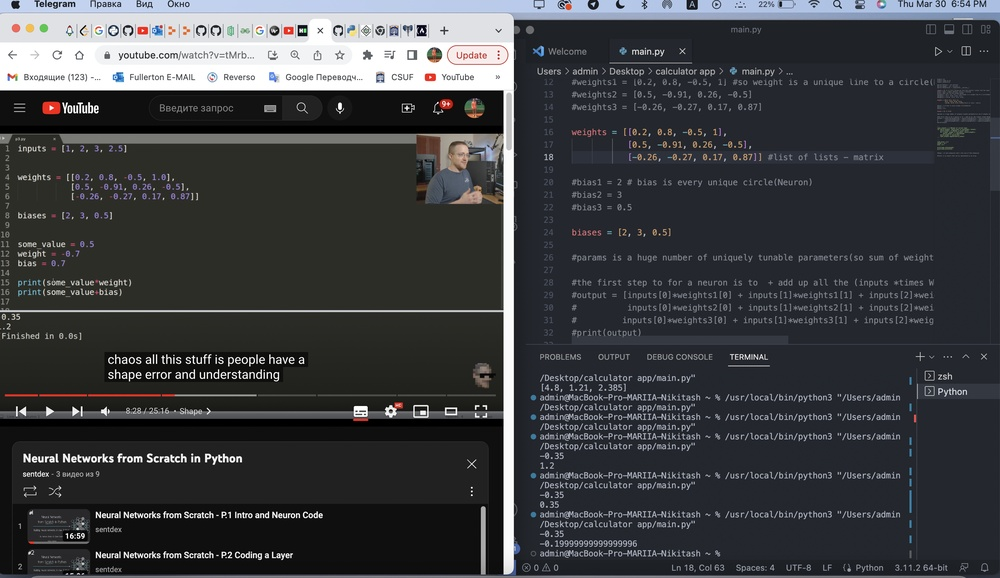
#> input picture images/PracImage.jpg, 1000 x 578 px, shrunk from 2872 x 1660 before the run, found by its file name
$ python vid5.py
#> lines starting #> are read from the running program, lines starting #| are printed output that depends on the picture
import cv2

img = cv2.imread('images/PracImage.jpg')
#> img is the input picture: shape (578, 1000, 3); mean B, G, R 65.6, 62.6, 60.9

img = cv2.cvtColor(img, cv2.COLOR_BGR2LAB) #HSV
#> img: shape (578, 1000, 3); mean of channels 0, 1, 2 63.9, 128.1, 126

img = cv2.cvtColor(img, cv2.COLOR_LAB2BGR)

img = cv2.cvtColor(img, cv2.COLOR_BGR2RGB)

r, g, b = cv2.split(img)
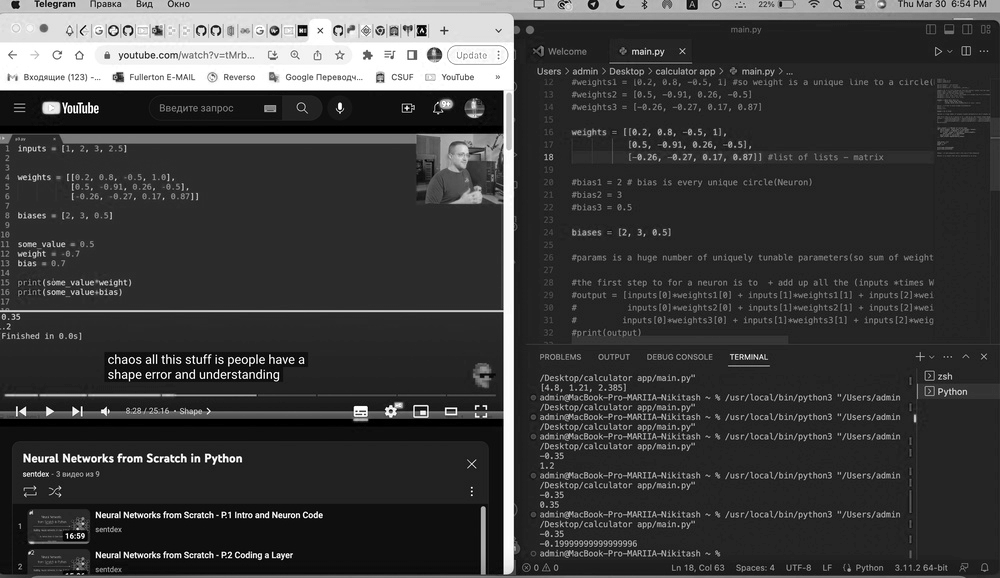
#> r: shape (578, 1000); min 0, max 255, mean 60.9
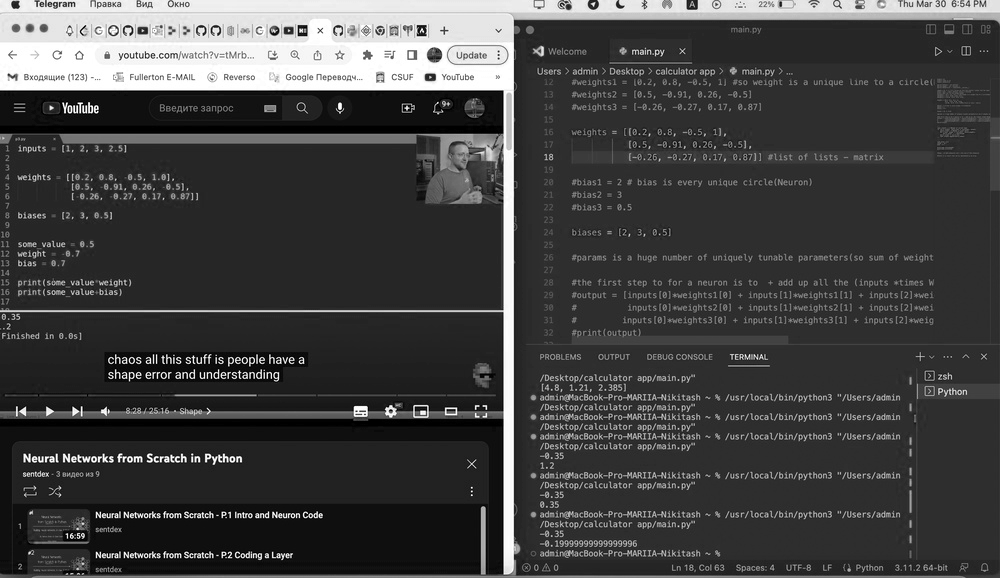
#> b: shape (578, 1000); min 0, max 255, mean 65.5

img = cv2.merge([b, g, r])

cv2.imshow("Result", img)
cv2.waitKey(0)

$ run again, with images/face1.jpeg copied over images/PracImage.jpg
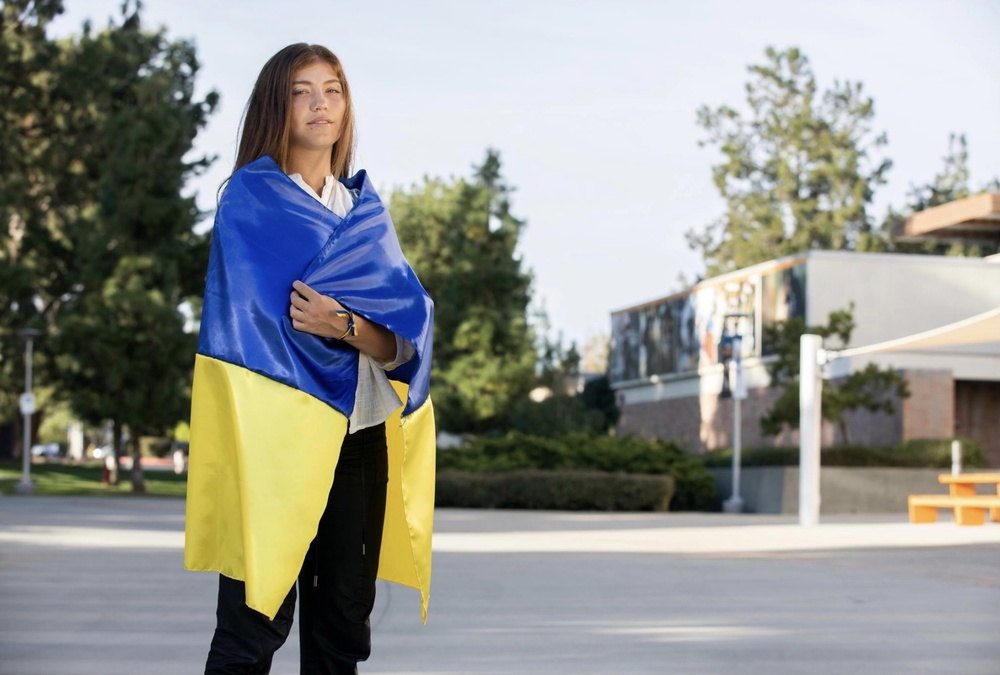
#> input picture images/face1.jpeg, 1000 x 675 px, shrunk from 1833 x 1237 before the run, found by its file name
#> img is the input picture: shape (675, 1000, 3); mean B, G, R 143.1, 148.1, 146.6
#> `r, g, b = cv2.split(img)`:
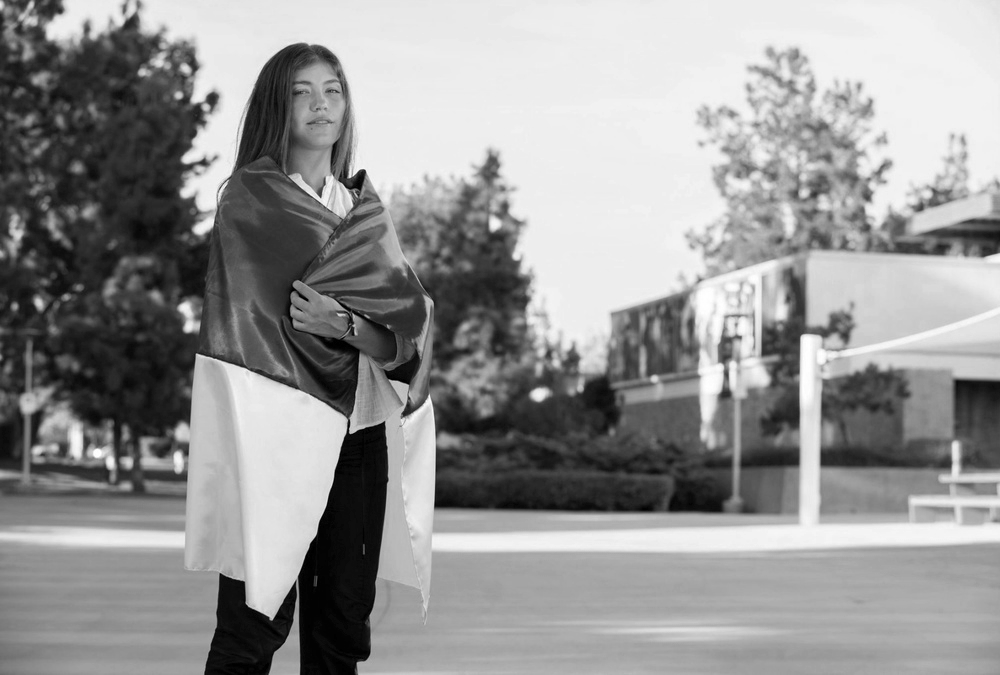
#> g: shape (675, 1000); min 0, max 255, mean 148.3
#> `r, g, b = cv2.split(img)`:
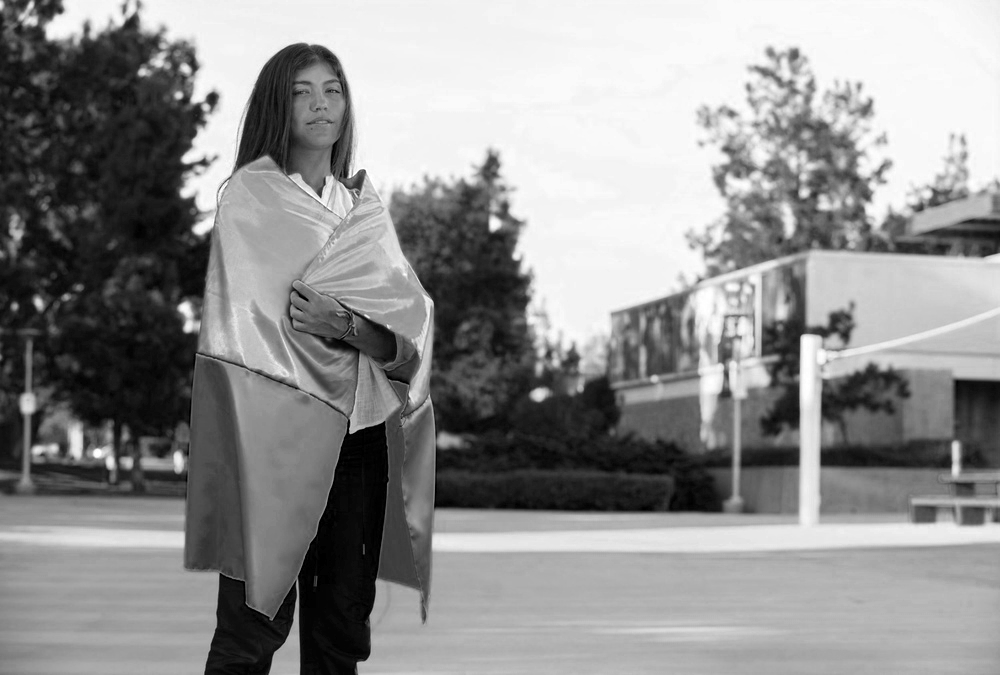
#> b: shape (675, 1000); min 0, max 255, mean 143.2
